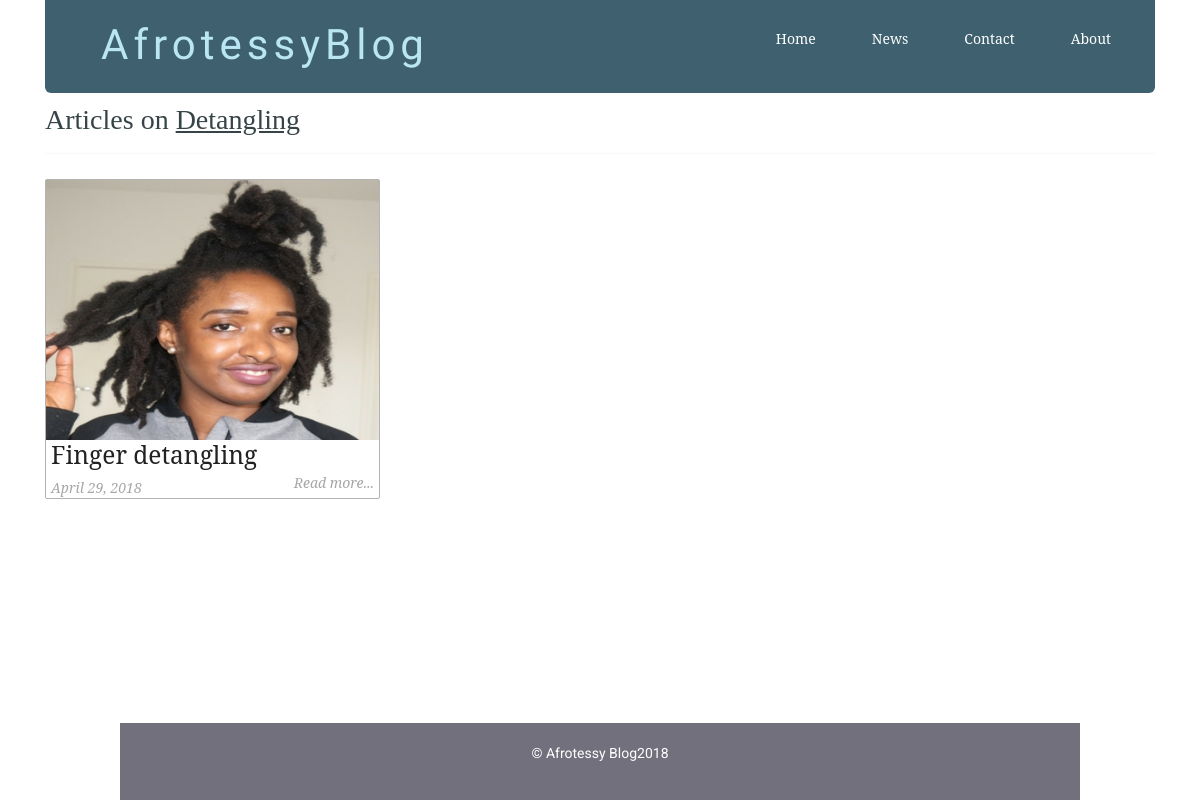
The page /filtered_posts.php?topic=1 on the database its author committed.
### tables this page shows
CREATE TABLE `topics` (
  `id` int(11) NOT NULL,
  `name` varchar(255) NOT NULL,
  `slug` varchar(255) DEFAULT NULL
);

CREATE TABLE `posts` (
  `id` int(11) NOT NULL,
  `user_id` int(11) DEFAULT NULL,
  `title` varchar(255) NOT NULL,
  `slug` varchar(255) NOT NULL,
  `views` int(11) NOT NULL DEFAULT '0',
  `image` varchar(255) NOT NULL,
  `body` text NOT NULL,
  `published` tinyint(1) NOT NULL,
  `created_at` timestamp NOT NULL DEFAULT CURRENT_TIMESTAMP ON UPDATE CURRENT_TIMESTAMP,
  `updated_at` timestamp NOT NULL DEFAULT '0000-00-00 00:00:00'
);

### includes/public_functions.php (called while the page is built, shortened)
<?php
function getPostTopic($post_id){
	global $conn;
	$sql = "SELECT * FROM topics WHERE id=
			(SELECT topic_id FROM post_topic WHERE post_id=$post_id) LIMIT 1";
	$result = mysqli_query($conn, $sql);
	$topic = mysqli_fetch_assoc($result);
	return $topic;
}
function getPublishedPostsByTopic($topic_id) {
	global $conn;
	$sql = "SELECT * FROM posts ps
			WHERE ps.id IN
			(SELECT pt.post_id FROM post_topic pt
				WHERE pt.topic_id=$topic_id GROUP BY pt.post_id
				HAVING COUNT(1) = 1)";
	$result = mysqli_query($conn, $sql);
	$posts = mysqli_fetch_all($result, MYSQLI_ASSOC);
	$final_posts = array();
	foreach ($posts as $post) {
		$post['topic'] = getPostTopic($post['id']);
		array_push($final_posts, $post);
	}
	return $final_posts;
}
function getTopicNameById($id)
{
	global $conn;
	$sql = "SELECT name FROM topics WHERE id=$id";
	$result = mysqli_query($conn, $sql);
	$topic = mysqli_fetch_assoc($result);
	return $topic['name'];
}
?>

### filtered_posts.php (the view, shortened to what this page needs)
<?php include('config.php'); ?>
<?php include('includes/public_functions.php'); ?>
<?php include('includes/head_section.php'); ?>
<?php
	if (isset($_GET['topic'])) {
		$topic_id = $_GET['topic'];
		$posts = getPublishedPostsByTopic($topic_id);
	}
?>
</head>
<body>
<div class="container">
	<?php include( ROOT_PATH . '/includes/navbar.php'); ?>
<div class="content">
	<h2 class="content-title">
		Articles on <u><?php echo getTopicNameById($topic_id); ?></u>
	</h2>
	<hr>
	<?php foreach ($posts as $post): ?>
		<div class="post" style="margin-left: 0px;">
			<img src="<?php echo BASE_URL . '/static/images/' . $post['image']; ?>" class="post_image" alt="">
			<a href="single_post.php?post-slug=<?php echo $post['slug']; ?>">
				<div class="post_info">
					<h3><?php echo $post['title'] ?></h3>
					<div class="info">
						<span><?php echo date("F j, Y ", strtotime($post["created_at"])); ?></span>
						<span class="read_more">Read more...</span>
					</div>
				</div>
			</a>
		</div>
	<?php endforeach ?>
</div>
</div>
	<?php include( ROOT_PATH . '/includes/footer.php'); ?>

### static/css/public_styling.css (style rules this page uses)
* { margin: 0px; padding: 0px; }
html { height: 100%; box-sizing: border-box; }
body { position: relative; margin: 0; padding-bottom: 6rem; min-height: 100%; }
h1, h2, h3, h4, h5, h6 { color: #444; font-family: 'Averia Serif Libre', cursive; }
a { text-decoration: none; }
hr { margin: 10px 0px; opacity: .25; }
.container { width: 80%; margin: 0px auto; }
.content { margin: 5px auto; border-radius: 5px; min-height: 400px; }
.content:after { content: ""; display: block; clear: both; }
.content .content-title { margin: 10px 0px; color: #374447; font-family: 'Averia Serif Libre', cursive; }
.content .post { width: 335px; margin: 9px; min-height: 320px; float: left; border-radius: 2px; border: 1px solid #b3b3b3; position: relative; }
.content .post .post_image { height: 260px; width: 100%; background-size: 100%; }
.content .post .post_image { width: 100%; height: 260px; }
.content .post .post_info { height: 100%; padding: 0px 5px; font-weight: 200; font-family: 'Noto Serif', serif; }
.content .post .post_info { color: #222; }
.content .post .post_info span { color: #A6A6A6; font-style: italic; }
.content .post .post_info span.read_more { position: absolute; right: 5px; bottom: 5px; }

### rows shown on the page
topics: name "Detangling"
posts: image (picture), title "Finger detangling", created_at "April 29, 2018"

### other values the page prints
date ('Y') "2018"
